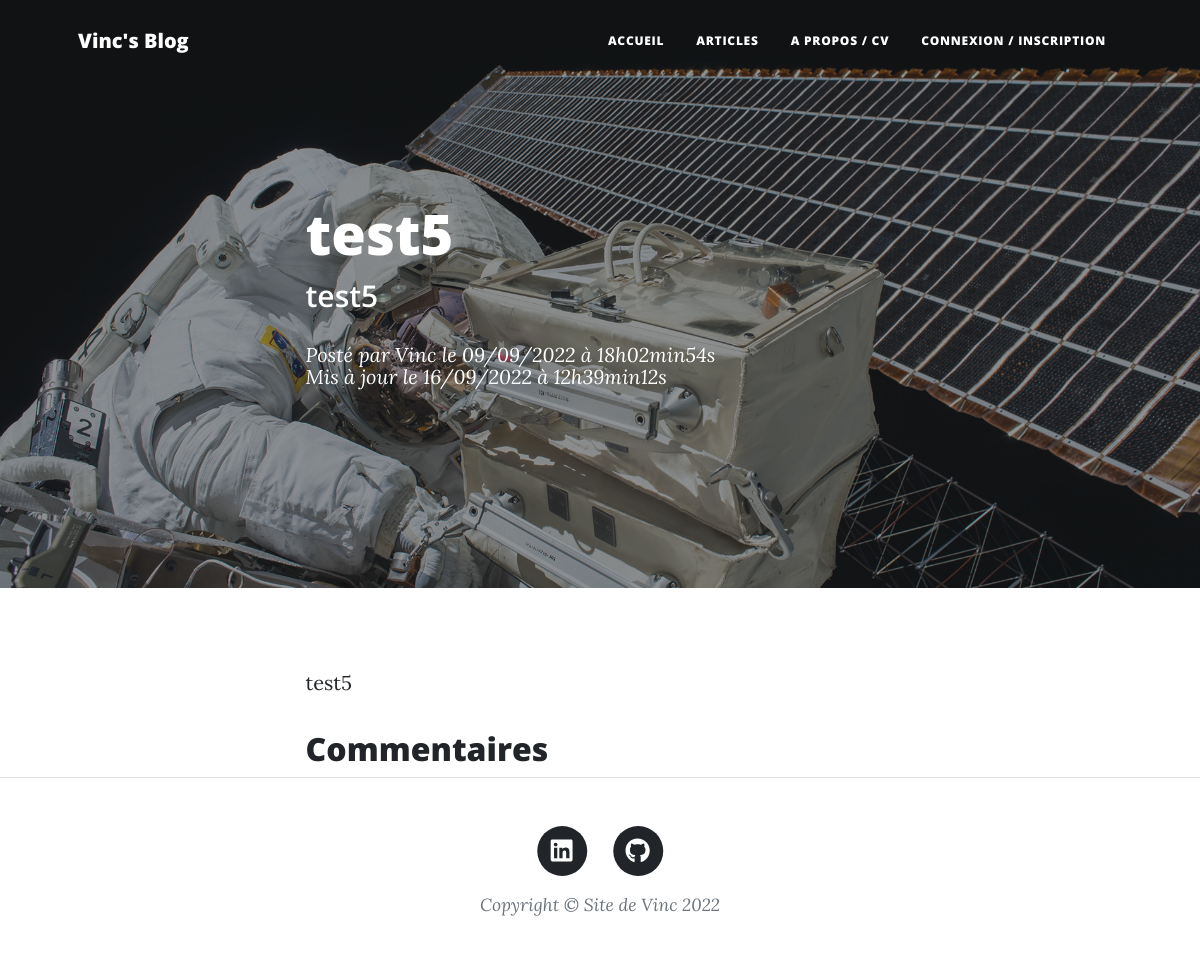
Screenshot of /index.php?page=post&action=seeOnePost&id=11 with the database file from the repository.
### tables this page shows
CREATE TABLE `posts` (
  `id` int(11) NOT NULL,
  `title` varchar(255) NOT NULL,
  `wording` varchar(1024) NOT NULL,
  `content` text NOT NULL,
  `creation_date` datetime NOT NULL,
  `update_date` datetime NOT NULL
);

### src/Controllers/post.php (called while the page is built, shortened)
<?php
require_once('src/Model/post.php');
require_once('src/Lib/database.php');
class PostController
{
    public function seeOnePost(string $post_id)
    {
        $postRepository = new PostRepository();
        $postRepository->connection = new DatabaseConnection();
        $post = $postRepository->getPost($post_id);
        require('Templates/post.php');
    }
}

### src/Lib/database.php (called while the page is built, shortened)
<?php
class DatabaseConnection
{
    public ?\PDO $database = null;
    public function getConnection(): \PDO
    {
        if ($this->database === null) {
            $this->database = new \PDO('mysql:host=localhost;dbname=vinc_blog;charset=utf8', 'root', '');
        }
        return $this->database;
    }
}

### src/Model/post.php (called while the page is built, shortened)
<?php
require_once('src/Lib/database.php');
class Post
{
    private string $title;
    private string $wording;
    private string $content;
    private string $creationDate;
    private string $updateDate;
    public function setId($id)
    {
        return $this;
    }
    public function getTitle()
    {
        return $this->title;
    }
    public function setTitle($title)
    {
        $this->title = $title;
        return $this;
    }
    public function getWording()
    {
        return $this->wording;
    }
    public function setWording($wording)
    {
        $this->wording = $wording;
        return $this;
    }
    public function getContent()
    {
        return $this->content;
    }
    public function setContent($content)
    {
        $this->content = $content;
        return $this;
    }
    public function getCreationDate()
    {
        return $this->creationDate;
    }
    public function setCreationDate($creationDate)
    {
        $this->creationDate = $creationDate;
        return $this;
    }
    public function getUpdateDate()
    {
        return $this->updateDate;
    }
    public function setUpdateDate($updateDate)
    {
        $this->updateDate = $updateDate;
        return $this;
    }
}
class PostRepository
{
    public DatabaseConnection $connection;
    public function getPost(string $id): Post
    {
        $statement = $this->connection->getConnection()->prepare(
            "SELECT id, title, wording, content, DATE_FORMAT(creation_date, '%d/%m/%Y à %Hh%imin%ss') AS french_creation_date, DATE_FORMAT(update_date, '%d/%m/%Y à %Hh%imin%ss') AS french_update_date FROM posts WHERE id = ?"
        );
        $statement->execute([$id]);
        $row = $statement->fetch();
        $post = new Post();
        $post->setId($row['id']);
        $post->setTitle($row['title']);
        $post->setWording($row['wording']);
        $post->setContent($row['content']);
        $post->setCreationDate($row['french_creation_date']);
        $post->setUpdateDate($row['french_update_date']);
        return $post;
    }
}

### Templates/post.php (the view, shortened to what this page needs)
<header class="masthead" style="background-image: url('BootstrapTheme/assets/img/post-bg.jpg')">
    <div class="container position-relative px-4 px-lg-5">
        <div class="row gx-4 gx-lg-5 justify-content-center">
            <div class="col-md-10 col-lg-8 col-xl-7">
                <div class="post-heading">
                    <h1><?= htmlspecialchars($post->getTitle()) ?></h1>
                    <h2 class="subheading"><?= htmlspecialchars($post->getWording()) ?></h2>
                    <span class="meta">
                        Posté par Vinc <em>le <?= $post->getCreationDate() ?></em>
                    </span>
                    <?php if ($post->getUpdateDate() != $post->getCreationDate()) { ?>
                        <span class="meta">
                            Mis à jour <em>le <?= $post->getUpdateDate() ?></em>
                        </span>
                    <?php } ?>
                </div>
            </div>
        </div>
    </div>
</header>
<div class="container px-4 px-lg-5">
    <div class="row gx-4 gx-lg-5 justify-content-center">
        <div class="col-md-10 col-lg-8 col-xl-7">
            <div>
                <p>
                    <?= nl2br(htmlspecialchars($post->getContent())) ?>
                </p>
            </div>
            <h2>Commentaires</h2>
        </div>
    </div>
</div>
<?php require('layout.php') ?>

### rows the page displays
posts: title "test5", wording "test5", content "test5"

### other values shown
$post->getCreationDate() "09/09/2022 à 18h02min54s"
$post->getUpdateDate() "16/09/2022 à 12h39min12s"
